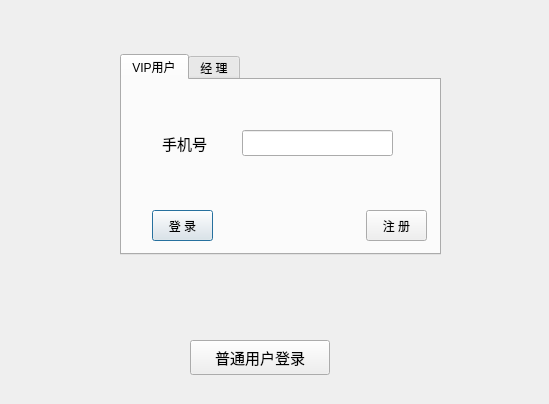
<?xml version="1.0" encoding="UTF-8"?>
<ui version="4.0">
 <class>LoginDialog</class>
 <widget class="QDialog" name="LoginDialog">
  <property name="geometry">
   <rect>
    <x>0</x>
    <y>0</y>
    <width>549</width>
    <height>404</height>
   </rect>
  </property>
  <property name="font">
   <font>
    <stylestrategy>PreferAntialias</stylestrategy>
   </font>
  </property>
  <property name="windowTitle">
   <string>登陆</string>
  </property>
  <property name="styleSheet">
   <string notr="true"/>
  </property>
  <widget class="QTabWidget" name="tabWidget_1">
   <property name="geometry">
    <rect>
     <x>120</x>
     <y>54</y>
     <width>321</width>
     <height>201</height>
    </rect>
   </property>
   <property name="currentIndex">
    <number>0</number>
   </property>
   <widget class="QWidget" name="tab">
    <attribute name="title">
     <string>VIP用户</string>
    </attribute>
    <widget class="QPushButton" name="bt_vip_login">
     <property name="geometry">
      <rect>
       <x>30</x>
       <y>130</y>
       <width>61</width>
       <height>31</height>
      </rect>
     </property>
     <property name="text">
      <string>登 录</string>
     </property>
    </widget>
    <widget class="QPushButton" name="bt_register">
     <property name="geometry">
      <rect>
       <x>244</x>
       <y>130</y>
       <width>61</width>
       <height>31</height>
      </rect>
     </property>
     <property name="font">
      <font>
       <stylestrategy>PreferDefault</stylestrategy>
      </font>
     </property>
     <property name="text">
      <string>注 册</string>
     </property>
    </widget>
    <widget class="QLabel" name="label_user_2">
     <property name="geometry">
      <rect>
       <x>40</x>
       <y>53</y>
       <width>61</width>
       <height>21</height>
      </rect>
     </property>
     <property name="font">
      <font>
       <pointsize>11</pointsize>
      </font>
     </property>
     <property name="text">
      <string>手机号</string>
     </property>
     <property name="buddy">
      <cstring>lineEdit</cstring>
     </property>
    </widget>
    <widget class="QLineEdit" name="lineEdit">
     <property name="geometry">
      <rect>
       <x>120</x>
       <y>50</y>
       <width>151</width>
       <height>26</height>
      </rect>
     </property>
    </widget>
   </widget>
   <widget class="QWidget" name="tab_2">
    <attribute name="title">
     <string>经 理</string>
    </attribute>
    <widget class="QPushButton" name="bt_mana_login">
     <property name="geometry">
      <rect>
       <x>236</x>
       <y>130</y>
       <width>61</width>
       <height>31</height>
      </rect>
     </property>
     <property name="text">
      <string>登 录</string>
     </property>
    </widget>
    <widget class="QLabel" name="label_user_1">
     <property name="geometry">
      <rect>
       <x>40</x>
       <y>53</y>
       <width>61</width>
       <height>21</height>
      </rect>
     </property>
     <property name="font">
      <font>
       <pointsize>11</pointsize>
      </font>
     </property>
     <property name="text">
      <string>手机号</string>
     </property>
    </widget>
    <widget class="QLineEdit" name="lineEdit_2">
     <property name="geometry">
      <rect>
       <x>120</x>
       <y>50</y>
       <width>151</width>
       <height>26</height>
      </rect>
     </property>
    </widget>
   </widget>
  </widget>
  <widget class="QPushButton" name="bt_user_login">
   <property name="geometry">
    <rect>
     <x>190</x>
     <y>340</y>
     <width>140</width>
     <height>35</height>
    </rect>
   </property>
   <property name="font">
    <font>
     <pointsize>11</pointsize>
    </font>
   </property>
   <property name="text">
    <string>普通用户登录</string>
   </property>
  </widget>
 </widget>
 <layoutdefault spacing="6" margin="11"/>
 <resources/>
 <connections/>
</ui>
